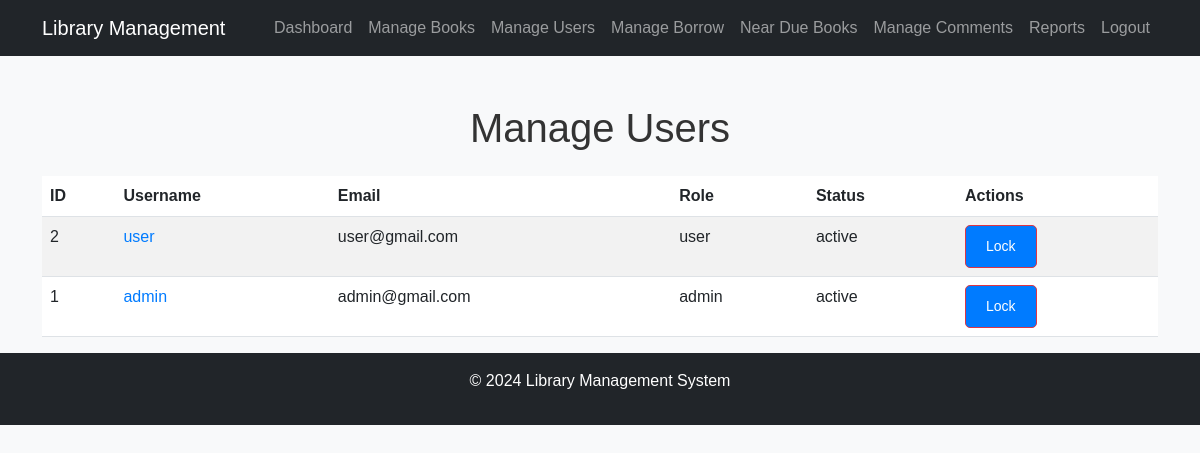
/admin/manage_users.php (signed in), run on the app's committed database.
### tables this page shows
CREATE TABLE `users` (
  `id` int(11) NOT NULL,
  `username` varchar(50) NOT NULL,
  `password` varchar(255) NOT NULL,
  `email` varchar(100) NOT NULL,
  `role` enum('admin','user') DEFAULT 'user',
  `created_at` timestamp NOT NULL DEFAULT current_timestamp(),
  `status` enum('active','locked') DEFAULT 'active'
);

### admin/manage_users.php (the view, shortened to what this page needs)
<?php
include_once '../includes/db.php';
$sql = "SELECT * FROM users ORDER BY id DESC";
$result = $conn->query($sql);
$users = $result->fetch_all(MYSQLI_ASSOC);
?>
<!DOCTYPE html>
<html lang="en">
<head>
    <link href="https://cdn.jsdelivr.net/npm/bootstrap@5.3.0/dist/css/bootstrap.min.css" rel="stylesheet">
    <link rel="stylesheet" href="../assets/css/style.css">
</head>
<body>
    <?php include_once '../includes/header.php'; ?>
    <div class="container mt-5">
        <h1 class="text-center mb-4">Manage Users</h1>
        <table class="table table-striped">
            <thead>
                <tr>
                    <th>ID</th>
                    <th>Username</th>
                    <th>Email</th>
                    <th>Role</th>
                    <th>Status</th>
                    <th>Actions</th>
                </tr>
            </thead>
            <tbody>
                <?php foreach ($users as $user): ?>
                    <tr>
                        <td><?php echo $user['id']; ?></td>
                        <td>
                            <a href="edit_user.php?id=<?php echo $user['id']; ?>">
                                <?php echo $user['username']; ?>
                            </a>
                        </td>
                        <td><?php echo $user['email']; ?></td>
                        <td><?php echo $user['role']; ?></td>
                        <td><?php echo $user['status']; ?></td>
                        <td>
                            <?php if ($user['status'] == 'active'): ?>
                                <a href="lock_user.php?id=<?php echo $user['id']; ?>" class="btn btn-danger btn-sm">Lock</a>
                            <?php else: ?>
                                <a href="unlock_user.php?id=<?php echo $user['id']; ?>" class="btn btn-success btn-sm">Unlock</a>
                            <?php endif; ?>
                        </td>
                    </tr>
                <?php endforeach; ?>
            </tbody>
        </table>
    </div>
    <?php include_once '../includes/footer.php'; ?>
</body>
</html>

### assets/css/style.css (style rules this page uses)
body { font-family: Arial, sans-serif; margin: 0; padding: 0; background-color: #f4f4f4; }
h1, h2, h3 { color: #333; }
a { text-decoration: none; color: #007bff; }
.btn { display: inline-block; padding: 10px 20px; background-color: #007bff; color: white; border-radius: 5px; text-align: center; }
body { font-family: "Arial", sans-serif; background-color: #f8f9fa; }

### data on the page
users: id "2", username "user", email "user@gmail.com", role "user", status "active"
users: id "1", username "admin", email "admin@gmail.com", role "admin", status "active"
